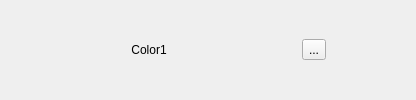
           <widget class="QFrame" name="frame1">
            <property name="frameShape">
             <enum>QFrame::NoFrame</enum>
            </property>
            <property name="frameShadow">
             <enum>QFrame::Raised</enum>
            </property>
            <layout class="QHBoxLayout" name="horizontalLayout_8">
             <property name="leftMargin">
              <number>0</number>
             </property>
             <property name="topMargin">
              <number>0</number>
             </property>
             <property name="rightMargin">
              <number>0</number>
             </property>
             <property name="bottomMargin">
              <number>0</number>
             </property>
             <item>
              <spacer name="horizontalSpacer_27">
               <property name="orientation">
                <enum>Qt::Horizontal</enum>
               </property>
               <property name="sizeHint" stdset="0">
                <size>
                 <width>60</width>
                 <height>20</height>
                </size>
               </property>
              </spacer>
             </item>
             <item>
              <widget class="QLabel" name="labelColor1">
               <property name="minimumSize">
                <size>
                 <width>110</width>
                 <height>0</height>
                </size>
               </property>
               <property name="text">
                <string>Color1 </string>
               </property>
               <property name="alignment">
                <set>Qt::AlignRight|Qt::AlignTrailing|Qt::AlignVCenter</set>
               </property>
              </widget>
             </item>
             <item>
              <spacer name="horizontalSpacer_28">
               <property name="orientation">
                <enum>Qt::Horizontal</enum>
               </property>
               <property name="sizeType">
                <enum>QSizePolicy::Minimum</enum>
               </property>
               <property name="sizeHint" stdset="0">
                <size>
                 <width>10</width>
                 <height>20</height>
                </size>
               </property>
              </spacer>
             </item>
             <item>
              <widget class="QWidget" name="widgetColor1" native="true">
               <property name="minimumSize">
                <size>
                 <width>100</width>
                 <height>0</height>
                </size>
               </property>
              </widget>
             </item>
             <item>
              <spacer name="horizontalSpacer_29">
               <property name="orientation">
                <enum>Qt::Horizontal</enum>
               </property>
               <property name="sizeType">
                <enum>QSizePolicy::Minimum</enum>
               </property>
               <property name="sizeHint" stdset="0">
                <size>
                 <width>10</width>
                 <height>20</height>
                </size>
               </property>
              </spacer>
             </item>
             <item>
              <widget class="QToolButton" name="pushColor1">
               <property name="text">
                <string>...</string>
               </property>
              </widget>
             </item>
             <item>
              <spacer name="horizontalSpacer_30">
               <property name="orientation">
                <enum>Qt::Horizontal</enum>
               </property>
               <property name="sizeHint" stdset="0">
                <size>
                 <width>90</width>
                 <height>20</height>
                </size>
               </property>
              </spacer>
             </item>
            </layout>
           </widget>
